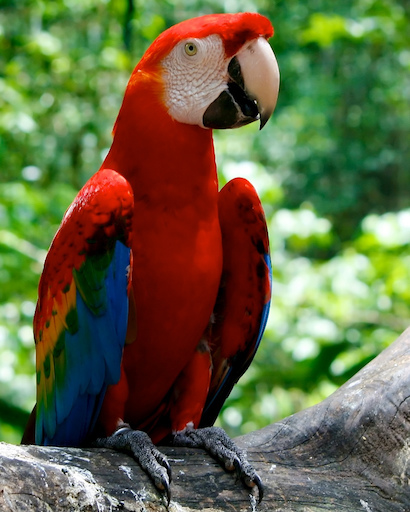
%> input picture Hw03/practice/filtering/parrot.jpg, 410 x 512 px
$ octave filtering_distributes_over_addition.m   (GNU Octave 9; MATLAB toolbox functions it lacks are replaced by stand-ins)
%> lines starting %> are read from the running program, lines starting %| are printed output that depends on the picture
% Distributes over addition
% a * (b + c) = (a * b) + (a * c)

clear

% set all Figure size to full screen
set(groot, 'defaultFigureUnits','normalized')
set(groot, 'defaultFigurePosition',[0 0 1 1])

% rgb image
imcl = imread('parrot.jpg');
%> imcl is the input picture: size 512x410x3 uint8; mean R, G, B 100, 102.6, 67.9

% create a filter blur (3x3)
blur = zeros(3,3)
blur(:,:) = 1/9

% create a filter enhance the pixel value (3x3)
enhance = zeros(3,3)
enhance(2,2) = 2

% liearn filter: blur + enhance
linear = blur + enhance

% apply filters
Jblur = imfilter(imcl, blur);
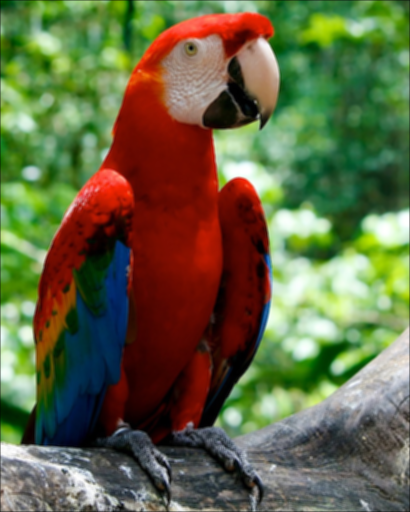
%> Jblur: size 512x410x3 uint8; mean R, G, B 99.6, 102.2, 67.6
Jenhance = imfilter(imcl, enhance);
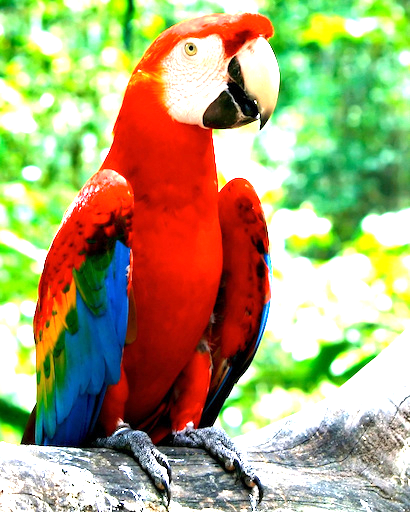
%> Jenhance: size 512x410x3 uint8; mean R, G, B 169.9, 164.5, 117.9
Jlinear = imfilter(imcl, linear);
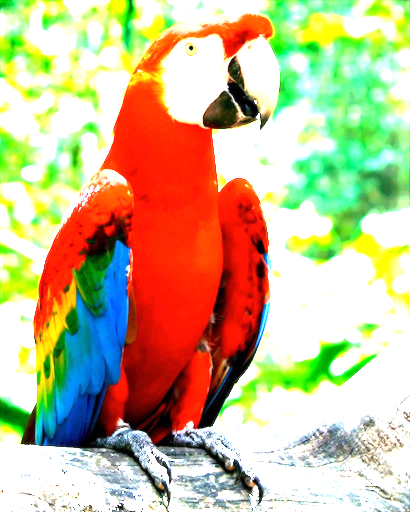
%> Jlinear: size 512x410x3 uint8; mean R, G, B 199.8, 185, 144.4

% a * (b + c) = (a * b) + (a * c)
Jdistrib_over_addition = imfilter(imcl, blur);
Jdistrib_over_addition = Jdistrib_over_addition + imfilter(Jdistrib_over_addition, enhance);
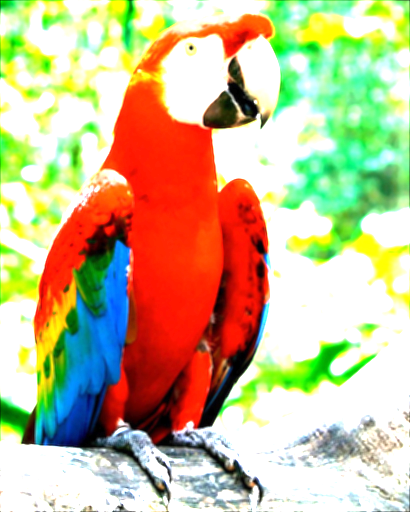
%> Jdistrib_over_addition: size 512x410x3 uint8; mean R, G, B 200.6, 185.8, 145.3

% display
figure
subplot(1, 5, 1)
imshow(imcl)
subplot(1, 5, 2)
imshow(Jblur)
subplot(1, 5, 3)
imshow(Jenhance)
subplot(1, 5, 4)
imshow(Jlinear)
subplot(1, 5, 5)
imshow(Jdistrib_over_addition)

$ run again, with Hw03/practice/filtering/but2.jpg copied over Hw03/practice/filtering/parrot.jpg
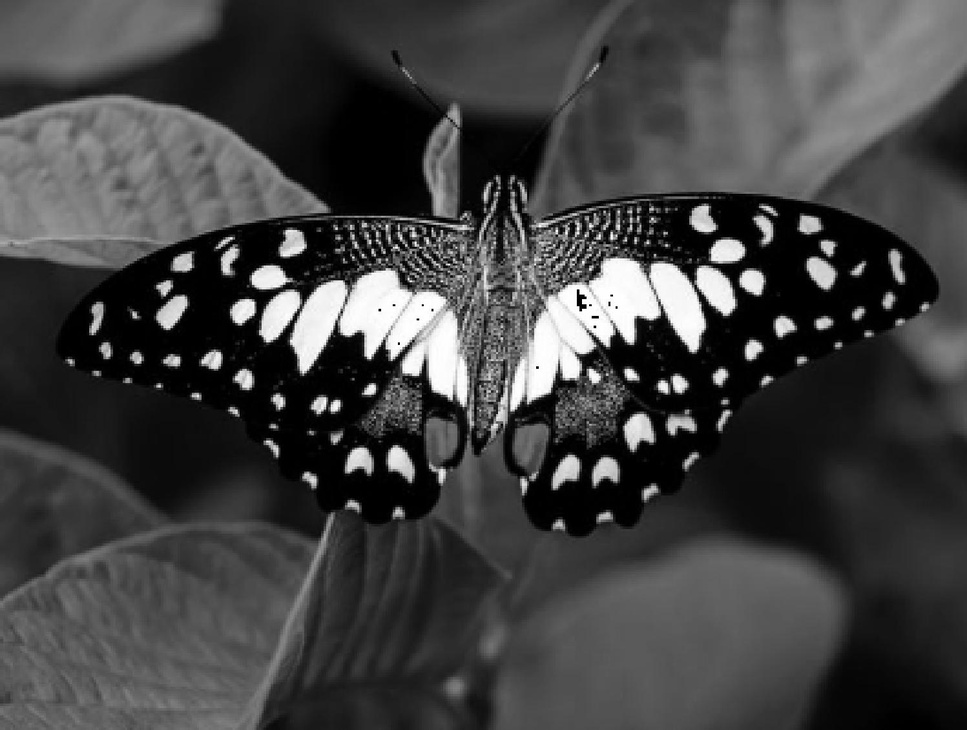
%> input picture Hw03/practice/filtering/but2.jpg, 967 x 730 px, shrunk from 1497 x 1130 before the run
%> imcl is the input picture: size 730x967x3 uint8; min 0, max 255, mean 65.7
%> `Jenhance = imfilter(imcl, enhance);`:
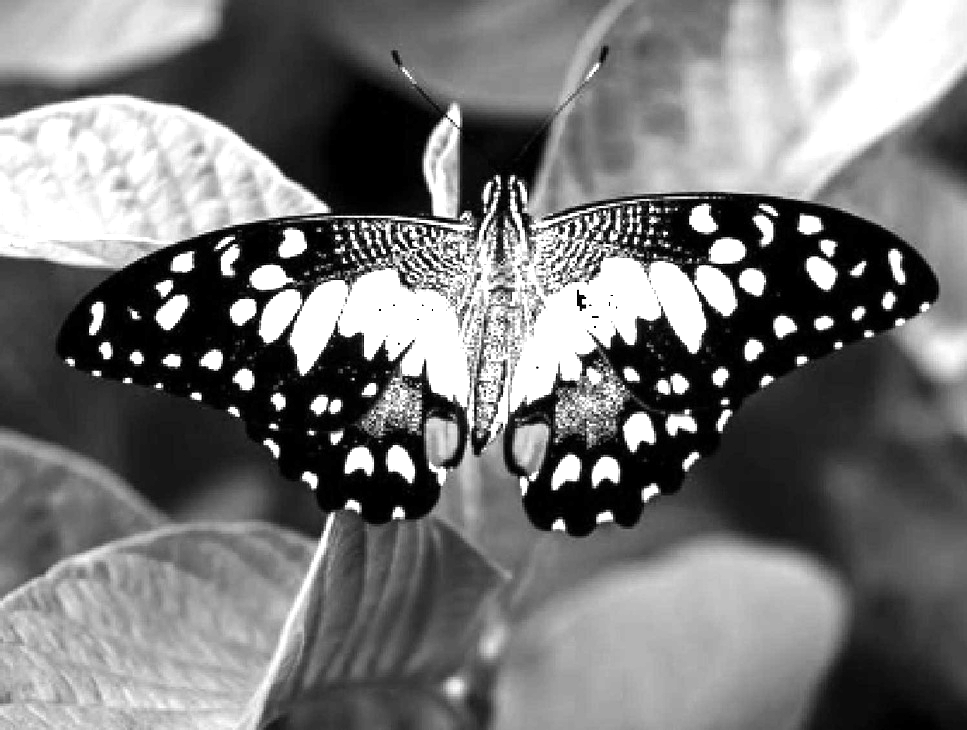
%> Jenhance: size 730x967x3 uint8; min 0, max 255, mean 119
%> `Jlinear = imfilter(imcl, linear);`:
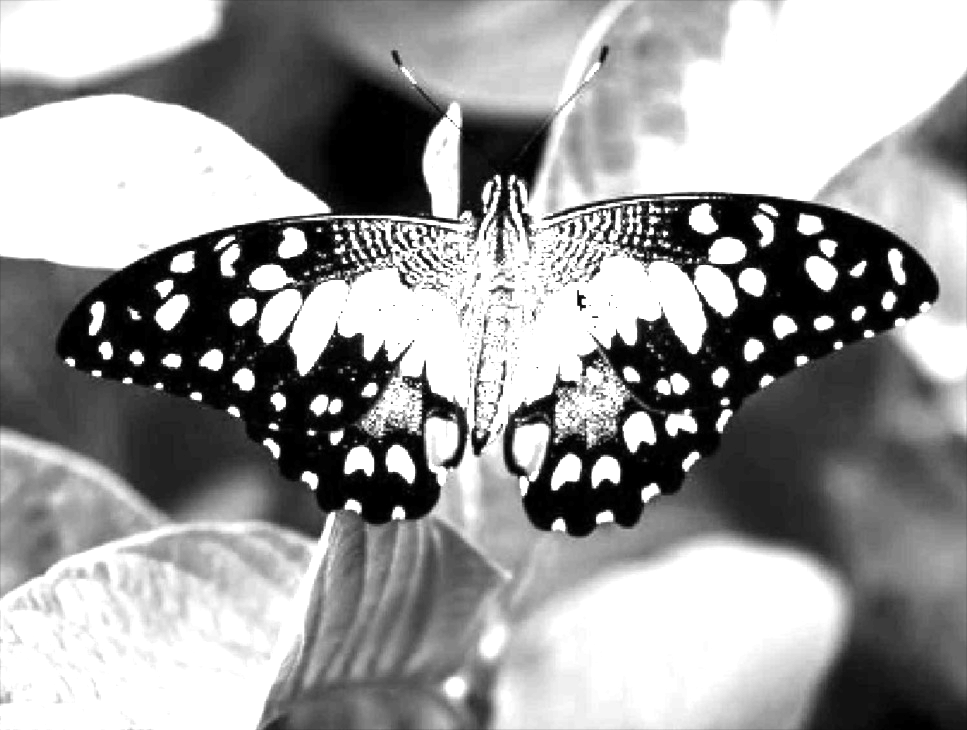
%> Jlinear: size 730x967x3 uint8; min 0, max 255, mean 154.3

$ run again, with Hw03/practice/filtering/noise1.jpg copied over Hw03/practice/filtering/parrot.jpg
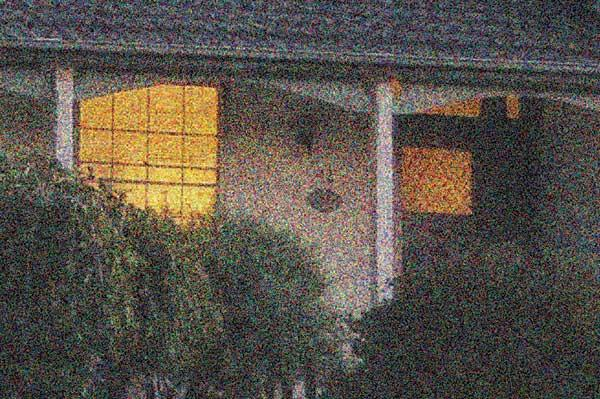
%> input picture Hw03/practice/filtering/noise1.jpg, 600 x 399 px
%> imcl is the input picture: size 399x600x3 uint8; mean R, G, B 88.9, 82, 73.1
%> `Jenhance = imfilter(imcl, enhance);`:
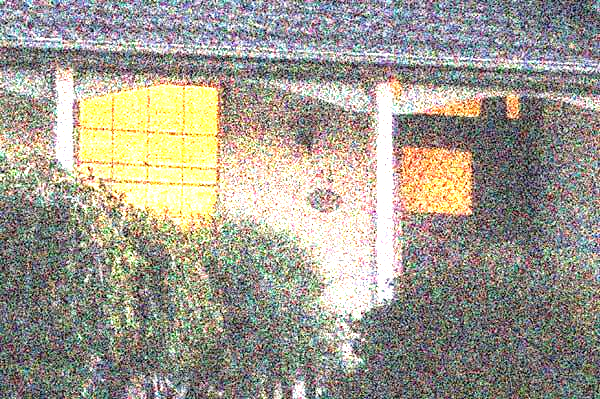
%> Jenhance: size 399x600x3 uint8; mean R, G, B 160.2, 155.6, 143.4
%> `Jdistrib_over_addition = Jdistrib_over_addition + imfilter(Jdistrib_ov..`:
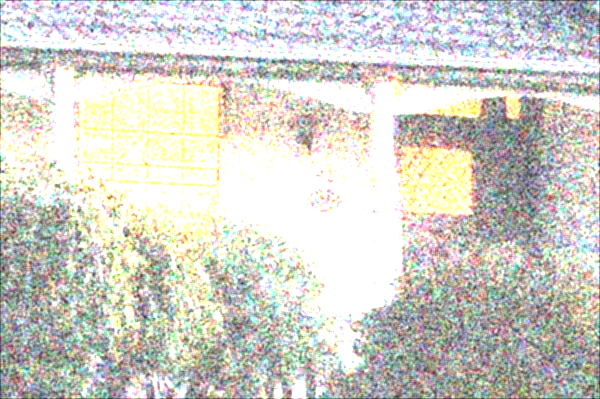
%> Jdistrib_over_addition: size 399x600x3 uint8; mean R, G, B 210.2, 209.2, 201.3
